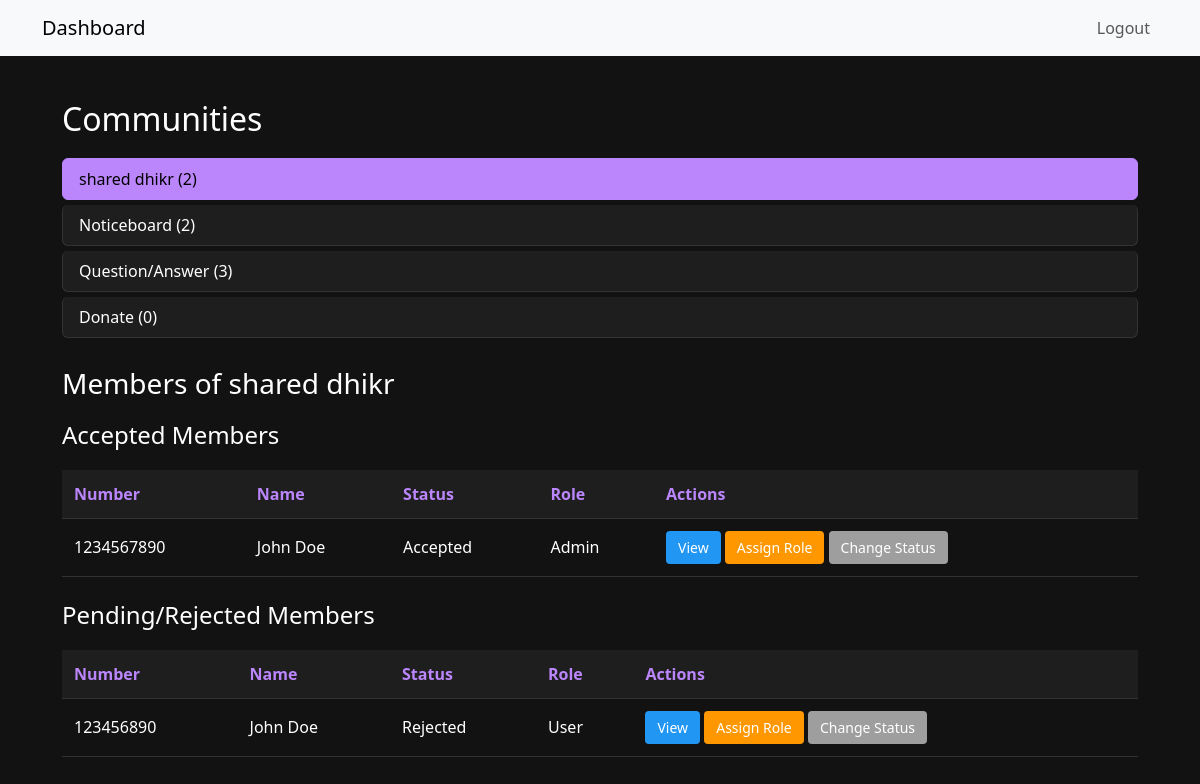
/custom-admin/dashboard/?community=1 (signed in), run on the app's committed database.
### myapp/models.py (models this page shows, shortened)
class CommunityMember(models.Model):
    COMMUNITY_CHOICES = [
        (1, 'shared dhikr'),
        (2, 'Noticeboard'),
        (3, 'Question/Answer'),
        (4, 'Donate'),
    ]
    ROLE_CHOICES = [
        ('user', 'User'),
        ('admin', 'Admin'),
    ]
    STATUS_CHOICES = [
        ('pending', 'Pending'),
        ('accepted', 'Accepted'),
        ('rejected', 'Rejected'),
    ]
    name = models.CharField(max_length=255)
    phone_number = models.ForeignKey(PhoneNumber, on_delete=models.CASCADE, related_name="community_members")
    community = models.IntegerField(choices=COMMUNITY_CHOICES)
    profile_image = models.ImageField(upload_to='profile_images/', blank=True, null=True) # Stores base64 image data as text
    role = models.CharField(max_length=10, choices=ROLE_CHOICES, default='user')
    status = models.CharField(max_length=10, choices=STATUS_CHOICES, default='pending')

class PhoneNumber(models.Model):
    ROLE_CHOICES = [
        ('user', 'User'),
        ('admin', 'Admin'),
    ]
    number = models.CharField(max_length=15, unique=True)
    is_verified = models.BooleanField(default=False)
    role = models.CharField(max_length=10, choices=ROLE_CHOICES, default='user')

### custom_admin/views.py (the view)
# urls.py: path('dashboard/', views.AdminDashboardView.as_view(), name='dashboard'),
class AdminDashboardView(LoginRequiredMixin, View):
    template_name = 'custom_admin/dashboard.html'
    def get(self, request):
        selected_community = request.GET.get('community', None)
        communities = CommunityMember.COMMUNITY_CHOICES
        community_data = [
            {'id': value, 'name': name, 'count': CommunityMember.objects.filter(community=value).count()}
            for value, name in communities
        ]
        context = {
            'communities': communities,
            'community_data': community_data,
            'selected_community': selected_community,
        }
        if selected_community:
            community_members = CommunityMember.objects.filter(community=selected_community).select_related('phone_number')
            accepted_members = community_members.filter(status='accepted')
            pending_members = community_members.exclude(status='accepted')
            accepted_page_obj = Paginator(accepted_members, 10).get_page(request.GET.get('accepted_page'))
            pending_page_obj = Paginator(pending_members, 10).get_page(request.GET.get('pending_page'))
            context.update({
                'accepted_members': accepted_page_obj.object_list,
                'pending_members': pending_page_obj.object_list,
                'accepted_page_obj': accepted_page_obj,
                'pending_page_obj': pending_page_obj,
            })
        return render(request, self.template_name, context)

### custom_admin/templatetags/community_tags.py (called while the page is built)
@register.filter
def get_community_name(communities, community_id):
    for value, name in communities:
        if str(value) == str(community_id):
            return name
    return ''

### templates/custom_admin/dashboard.html (shortened to what this page needs)
{% extends 'base.html' %}
{% load community_tags %}
{% block content %}
<div class="dashboard-container">
    <h2>Communities</h2>
    <div class="list-group mb-4">
        {% for community in community_data %}
            <a href="?community={{ community.id }}" class="list-group-item list-group-item-action {% if selected_community|stringformat:"s" == community.id|stringformat:"s" %}active{% endif %}">
                {{ community.name }} ({{ community.count }})
            </a>
        {% endfor %}
    </div>
    {% if selected_community %}
        <h3>Members of {{ communities|get_community_name:selected_community }}</h3>
        <h4>Accepted Members</h4>
        <table>
            <thead>
                <tr>
                    <th>Number</th>
                    <th>Name</th>
                    <th>Status</th>
                    <th>Role</th>
                    <th>Actions</th>
                </tr>
            </thead>
            <tbody>
                {% for member in accepted_members %}
                    <tr>
                        <td>{{ member.phone_number.number }}</td>
                        <td>{{ member.name }}</td>
                        <td>{{ member.get_status_display }}</td>
                        <td>{{ member.get_role_display }}</td>
                        <td>
                            <a href="{% url 'custom_admin:view_phone' member.phone_number.number %}" class="btn btn-info">View</a>
                            <a href="{% url 'custom_admin:assign_admin' member.phone_number.number selected_community %}" class="btn btn-warning">Assign Role</a>
                            <a href="{% url 'custom_admin:edit_member_status' member.id %}" class="btn btn-secondary">Change Status</a>
                        </td>
                    </tr>
                {% empty %}
                    <tr>
                        <td colspan="5">No accepted members in this community.</td>
                    </tr>
                {% endfor %}
            </tbody>
        </table>
        <h4 class="mt-4">Pending/Rejected Members</h4>
        <table>
            <thead>
                <tr>
                    <th>Number</th>
                    <th>Name</th>
                    <th>Status</th>
                    <th>Role</th>
                    <th>Actions</th>
                </tr>
            </thead>
            <tbody>
                {% for member in pending_members %}
                    <tr>
                        <td>{{ member.phone_number.number }}</td>
                        <td>{{ member.name }}</td>
                        <td>{{ member.get_status_display }}</td>
                        <td>{{ member.get_role_display }}</td>
                        <td>
                            <a href="{% url 'custom_admin:view_phone' member.phone_number.number %}" class="btn btn-info">View</a>
                            <a href="{% url 'custom_admin:assign_admin' member.phone_number.number selected_community %}" class="btn btn-warning">Assign Role</a>
                            <a href="{% url 'custom_admin:edit_member_status' member.id %}" class="btn btn-secondary">Change Status</a>
                        </td>
                    </tr>
                {% empty %}
                    <tr>
                        <td colspan="5">No pending or rejected members in this community.</td>
                    </tr>
                {% endfor %}
            </tbody>
        </table>
    {% else %}
        <p>Select a community to view its members.</p>
    {% endif %}
</div>
{% endblock %}

### templates/custom_admin/dashboard.html (style rules this page uses)
html, body { height: 100%; margin: 0; background-color: #121212; color: #ffffff; font-family: 'Segoe UI', Tahoma, Geneva, Verdana, sans-serif; }
.dashboard-container { padding: 20px; }
h2, h3, h4 { color: #ffffff; margin-bottom: 20px; }
.list-group-item { background-color: #1e1e1e; color: #ffffff; border: 1px solid #333333; border-radius: 6px; margin-bottom: 5px; }
.list-group-item.active { background-color: #bb86fc; border-color: #bb86fc; color: #000000; }
table { width: 100%; border-collapse: collapse; margin-bottom: 20px; }
th, td { padding: 12px; text-align: left; border-bottom: 1px solid #333333; }
th { background-color: #1e1e1e; color: #bb86fc; }
.btn { padding: 6px 12px; border-radius: 4px; text-decoration: none; display: inline-block; font-size: 14px; }
.btn-info { background-color: #2196F3; color: #ffffff; border: none; }
.btn-warning { background-color: #FF9800; color: #ffffff; border: none; }
.btn-secondary { background-color: #9E9E9E; color: #ffffff; border: none; }

### data on the page
CommunityMember: phone_number.number "1234567890", name "John Doe", status "Accepted", role "Admin"
CommunityMember: phone_number.number "123456890", name "John Doe", status "Rejected", role "User"

### other printed values
{{ community.name }} "shared dhikr" "Noticeboard" "Question/Answer" "Donate"
{{ community.count }} "2" "2" "3" "0"
{{ communities|get_community_name:selected_community }} "shared dhikr"
